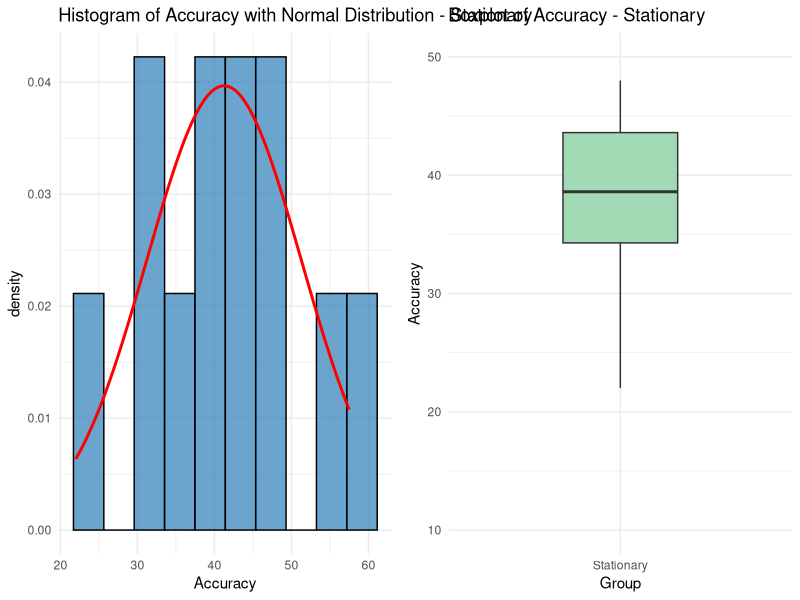
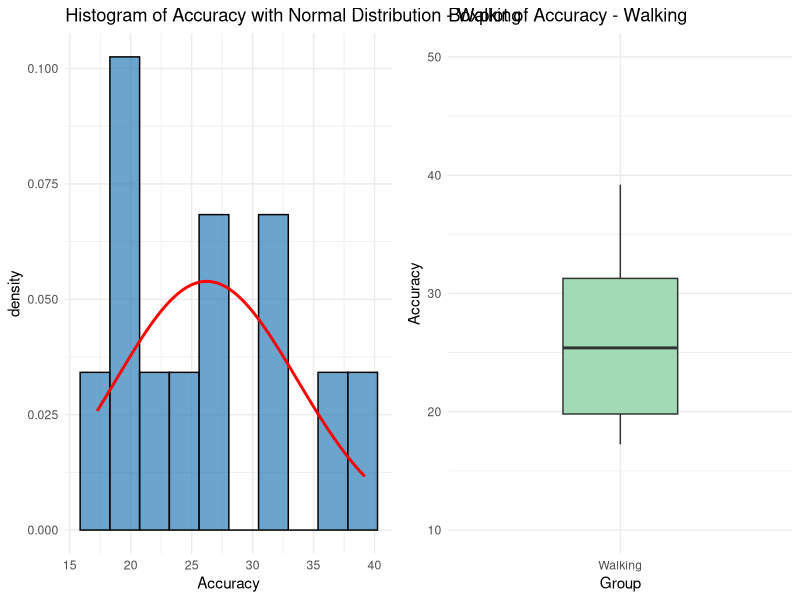

These charts were generated, in order, by the following R code:
# Load libraries
library(ggplot2)
library(dplyr)
library(gridExtra)

# Embedded accuracy data for both groups (example values extracted from your spreadsheet)
# You can update these with full lists if needed

control_accuracy <- c(47.8, 54.6, 43.0, 57.5, 39.1, 31.0, 22.0, 33.5, 36.6, 43.8, 38.1, 48.0)   # scale to proportion
distraction_accuracy <- c(18.5, 25.9, 31.2, 37.6, 39.2, 31.5, 24.9, 20.25, 27.25, 17.25, 18.3, 22.9) 

# Create data frame
df <- data.frame(
  Accuracy = c(control_accuracy, distraction_accuracy),
  Group = rep(c("Stationary", "Walking"), each = 12)
)

# Summary statistics function
summary_stats <- function(data) {
  data %>%
    summarise(
      Mean = mean(Accuracy),
      Median = median(Accuracy),
      SD = sd(Accuracy),
      IQR = IQR(Accuracy),
      CI_lower = Mean - 1.96 * SD / sqrt(n()),
      CI_upper = Mean + 1.96 * SD / sqrt(n())
    )
}

# Print stats
control_stats <- summary_stats(filter(df, Group == "Stationary"))
distraction_stats <- summary_stats(filter(df, Group == "Walking"))
print(control_stats)
print(distraction_stats)

# Plot: Histogram with normal curve
plot_histogram <- function(data, group_name) {
  ggplot(data, aes(x = Accuracy)) +
    geom_histogram(aes(y = ..density..), bins = 10, fill = "#2c7fb8", color = "black", alpha = 0.7) +
    stat_function(fun = dnorm,
                  args = list(mean = mean(data$Accuracy), sd = sd(data$Accuracy)),
                  col = "red", size = 1) +
    ggtitle(paste("Histogram of Accuracy with Normal Distribution -", group_name)) +
    theme_minimal()
}

# Plot: Boxplot
plot_boxplot <- function(data, group_name) {
  ggplot(data, aes(x = group_name, y = Accuracy)) +
    geom_boxplot(fill = "#a1dab4", width = 0.4) +
    ggtitle(paste("Boxplot of Accuracy -", group_name)) +
    xlab("Group") +
    ylab("Accuracy") +
    scale_y_continuous(limits = c(10, 50), breaks = seq(10, 50, 10)) +
    theme_minimal()
}


# Subsets
control_df <- filter(df, Group == "Stationary")
distraction_df <- filter(df, Group == "Walking")

# Generate plots
p1 <- plot_histogram(control_df, "Stationary")
p2 <- plot_boxplot(control_df, "Stationary")
p3 <- plot_histogram(distraction_df, "Walking")
p4 <- plot_boxplot(distraction_df, "Walking")

# Display side by side
grid.arrange(p1, p2, ncol = 2)
grid.arrange(p3, p4, ncol = 2)
# Additional normality and distribution statistics for each group

# Function to summarize distribution details
distribution_stats <- function(data_vector, group_name) {
  cat(paste("\n---", group_name, "Group ---\n"))
  cat("Median:", median(data_vector), "\n")
  cat("Interquartile Range (IQR):", IQR(data_vector), "\n")
  shapiro <- shapiro.test(data_vector)
  cat("Shapiro-Wilk Test:\n")
  cat("W =", round(shapiro$statistic, 3), ", p =", round(shapiro$p.value, 3), "\n")
}

# Apply to both groups
distribution_stats(control_accuracy, "Stationary")
distribution_stats(distraction_accuracy, "Walking")

